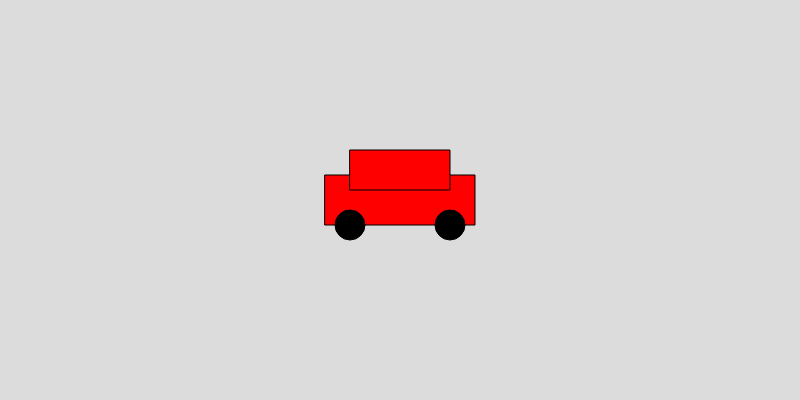
Frame 1 (no input)
Frame 60 (no input): identical to frame 1, image omitted
Frame 120 (the mouse pressed at the canvas centre since frame 60): identical to frame 1, image omitted

The p5.js sketch that drew this single still picture (run headless with seeded random() and noise() and a simulated clock; from frame 60 on, the mouse is pressed at the canvas centre):

// p5.js sketch
// ── sketch.js
function setup() {
  createCanvas(800, 400);
}

function draw() {
  background(220);
  
  // Car body
  fill(255, 0, 0);
  rectMode(CENTER);
  rect(width / 2, height / 2, 150, 50);
  
  // Car roof
  rect(width / 2, height / 2 - 30, 100, 40);
  
  // Wheels
  fill(0);
  ellipse(width / 2 - 50, height / 2 + 25, 30, 30);
  ellipse(width / 2 + 50, height / 2 + 25, 30, 30);
}
